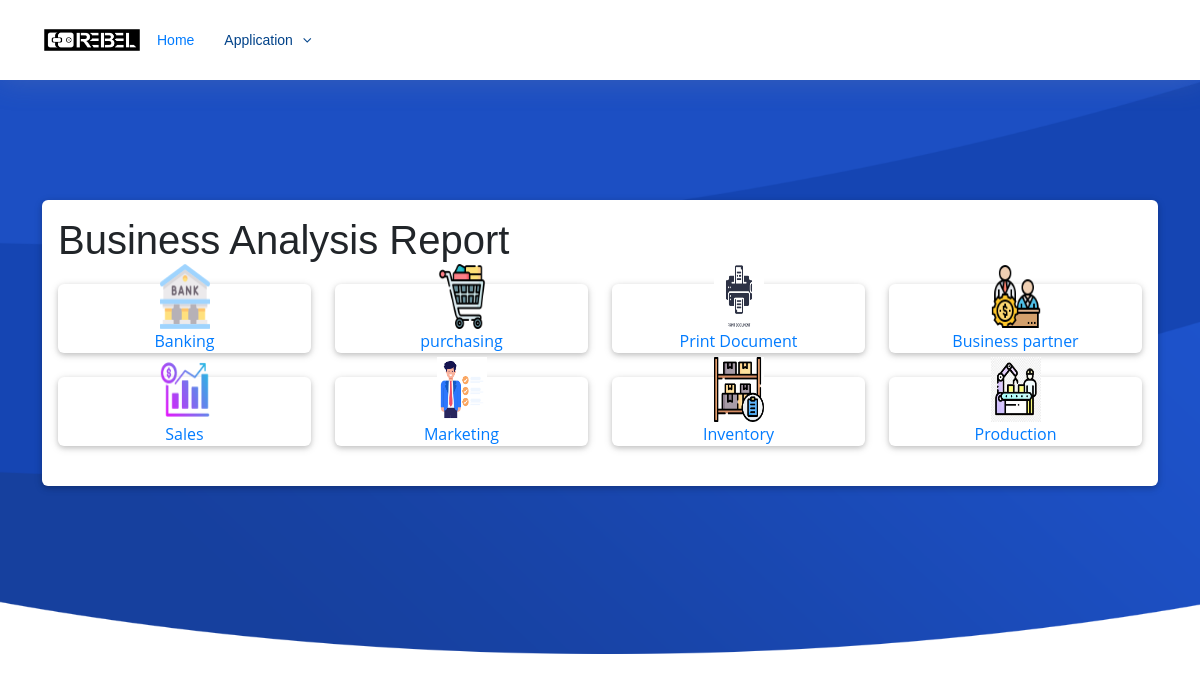
Before: /report/ with the older database file.
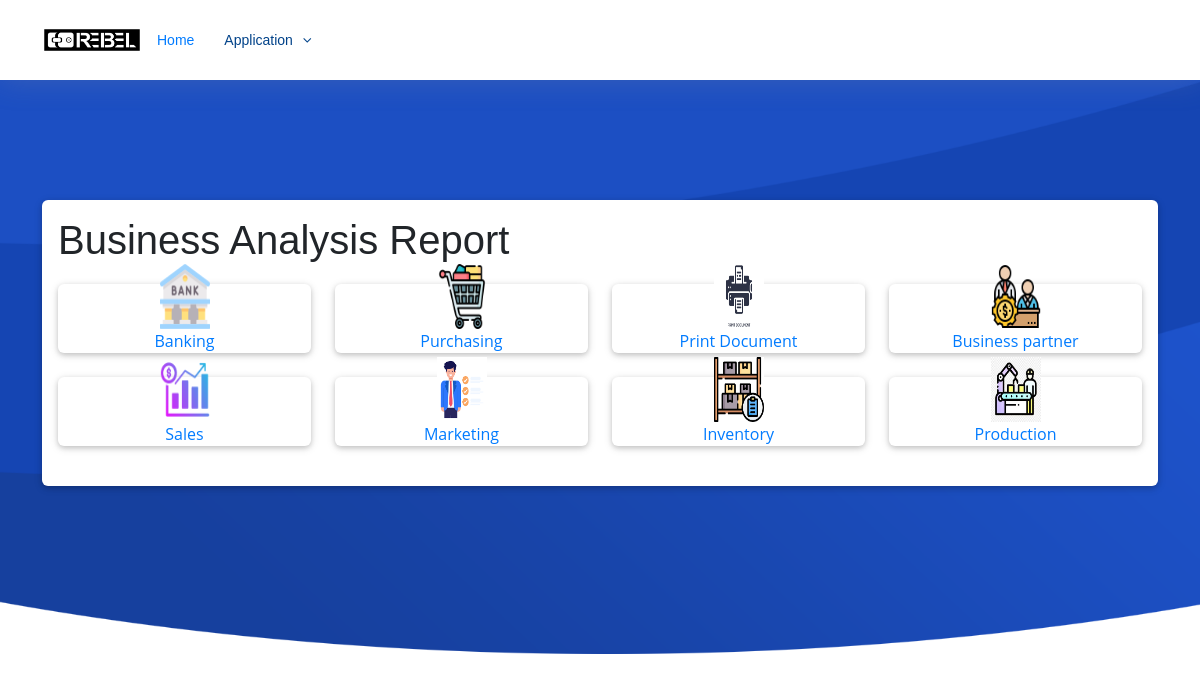
After: the same page with the newer database file.
### Report/models.py (models this page shows, shortened)
class Post(models.Model):
    title = models.CharField(max_length=200, unique=True)
    slug = models.SlugField(max_length=200, unique=True)
    author = models.ForeignKey(User, on_delete= models.CASCADE,related_name='blog_posts')
    updated_on = models.DateTimeField(auto_now= True)
    content = HTMLField() # Change This Line
    created_on = models.DateTimeField(auto_now_add=True)
    status = models.IntegerField(choices=STATUS, default=0)
    logo = models.ImageField(upload_to='reportlogo/', null=True, blank=True)
    class Meta:
        ordering = ['-created_on']

### Report/views.py (the view)
# urls.py: path('', views.post_list, name='post_list'),
def post_list(request):
    posts = Post.objects.filter(status=1).order_by('-created_on')
    return render(request, 'post_list.html', {'posts': posts})

### Report/templates/post_list.html
{% extends 'basereport.html' %}
{% load static %}
{% block content %}
<section class="section card mb-5">
    <div class="card-body">
        <div class="row">
      <h1>Business Analysis Report </h1>
            {% for post in posts %}
            <div class="col-xl-3 col-md-6 mb-xl-0 mb-4 pb-4">
        <div class="card card-cascade cascading-admin-card">
            <div class="admin-up text-center">
                {% if post.logo %}
                <img src="{{ post.logo.url }}" alt="{{ post.title }} Logo" width="50" height="65">
                {% endif %}
              <div class="data">
               <a href="{% url 'post_detail' post.slug %}">{{ post.title }}</a>
              </div>
            </div>
          </div>
        </div>
            {% empty %}
            <p>No posts available.</p>
            {% endfor %}
        </div>
</div>
</section>
{% endblock %}

### templates/basereport.html (shortened to what this page needs)
{% load static %}
<!DOCTYPE html>
<html>
<head>
  <link href="{% static 'assets/vendor/font-awesome/css/font-awesome.min.css' %}"rel="stylesheet">
    <link href="{% static 'css/bootstrap.min.css' %}" rel="stylesheet">
    <link href="{% static 'css/dataTables.min.css' %}" rel="stylesheet">
    <link href="{% static 'css/jquery-ui.css' %}" rel="stylesheet">
    <link href="{% static 'css/mdb.min.css' %}" rel="stylesheet">
    <link href="{% static 'assets/css/style.css' %}"rel="stylesheet">
</head>
<body>
  <header id="header" class="fixed-top">
    <div class="container">
      <div class="logo float-left" style='width: 100px;
      float: left;'>
        <a href="{% url 'home' %}">
          <img src="{% static 'images/logo.jpg' %}" alt="Logo" width='100px' height='100px'>         </a>
      </div>
      <nav class="main-nav float-right d-none d-lg-block">
        <ul>
          <li class="active"><a href="{% url 'home' %}">Home</a></li>
          <li class="drop-down"><a href="">Application</a>
          </li>
        </ul>
      </nav>
    </div>
  </header>
  <section id="intro" class="clearfix">
    <div class="container" data-aos="fade-up">
        {% block content %}{% endblock %}
    </div>
</section>
</body>
</html>

### static/assets/css/style.css (style rules this page uses)
body { background: #fff; color: #444; font-family: "Open Sans", sans-serif; }
a { color: #007bff; transition: 0.5s; }
h1, h2, h3, h4, h5, h6 { font-family: "Montserrat", sans-serif; font-weight: 400; margin: 0 0 20px 0; padding: 0; }
#header { height: 80px; transition: all 0.5s; z-index: 997; transition: all 0.5s; padding: 20px 0; background: #fff; box-shadow: 0px 0px 30px rgba(127, 137, 161, 0.3); }
#header .logo img { padding: 0; margin: 7px 0; max-height: 26px; }
.main-nav, .main-nav * { margin: 0; padding: 0; list-style: none; }
.main-nav > ul > li { position: relative; white-space: nowrap; float: left; }
.main-nav a { display: block; position: relative; color: #004289; padding: 10px 15px; transition: 0.3s; font-size: 14px; font-family: "Montserrat", sans-serif; font-weight: 500; }
.main-nav a:hover, .main-nav .active > a, .main-nav li:hover > a { color: #007bff; text-decoration: none; }
.main-nav .drop-down > a:after { content: "\f107"; font-family: FontAwesome; padding-left: 10px; }
.mobile-nav { position: fixed; top: 0; bottom: 0; z-index: 9999; overflow-y: auto; left: -260px; width: 260px; padding-top: 18px; background: rgba(19, 39, 57, 0.8); transition: 0.4s; }
.mobile-nav * { margin: 0; padding: 0; list-style: none; }
.mobile-nav a { display: block; position: relative; color: #fff; padding: 10px 20px; font-weight: 500; }
.mobile-nav a:hover, .mobile-nav .active > a, .mobile-nav li:hover > a { color: #74b5fc; text-decoration: none; }
.mobile-nav .drop-down > a:after { content: "\f078"; font-family: FontAwesome; padding-left: 10px; position: absolute; right: 15px; }
.mobile-nav .drop-down > a { padding-right: 35px; }
#intro { width: 100%; position: relative; background: url("../img/intro-bg.png") center bottom no-repeat; background-size: cover; padding: 200px 0 120px 0; }
section { overflow: hidden; }

### templates/basereport.html (style rules this page uses)
.cascading-admin-card .admin-up { margin-left: 4%; margin-right: 4%; margin-top: -1.25rem; }

Changed rows visible on the page:
changed Post: title "purchasing" → "Purchasing"
